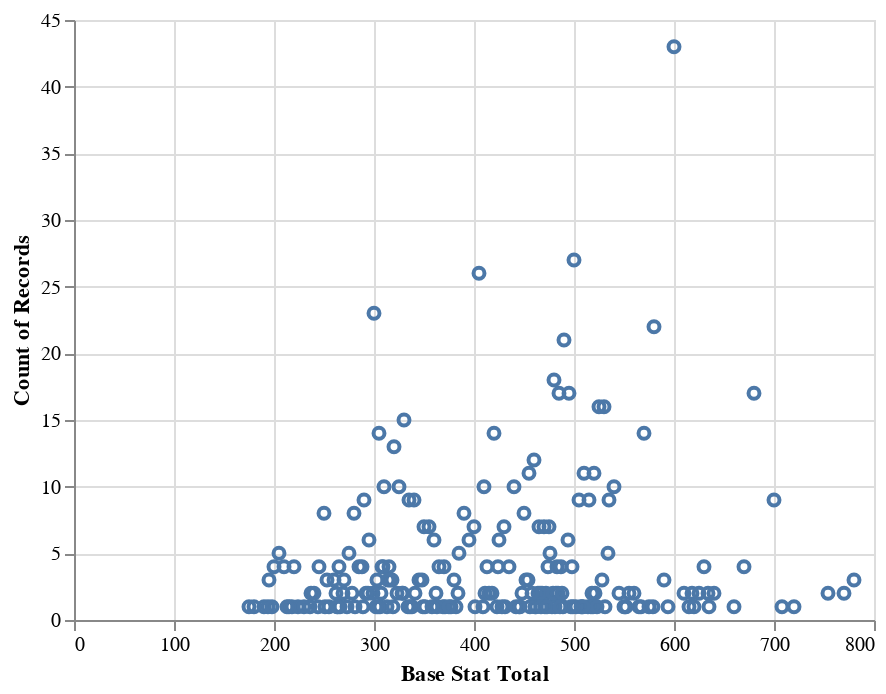

The code cell stored with this chart in its notebook:
### Code cell
alt.Chart(df).mark_point().encode(
    x = 'Base Stat Total',
    y = 'count()'
)

### Figure 1 — Vega-Lite specification as saved in the notebook (floating-point values rounded to 4 significant figures; data arrays with more than 128 entries replaced by an {"elided": "..."} marker saying what was removed)
{"config": {"view": {"continuousWidth": 400, "continuousHeight": 300}}, "data": {"name": "data-2c9dc910ecec95856a29d675536d6846"}, "mark": "point", "encoding": {"x": {"field": "Base Stat Total", "type": "quantitative"}, "y": {"aggregate": "count", "type": "quantitative"}}, "$schema": "https://vega.github.io/schema/vega-lite/v4.17.0.json", "datasets": {"data-2c9dc910ecec95856a29d675536d6846": {"elided": "919 records"}}}
